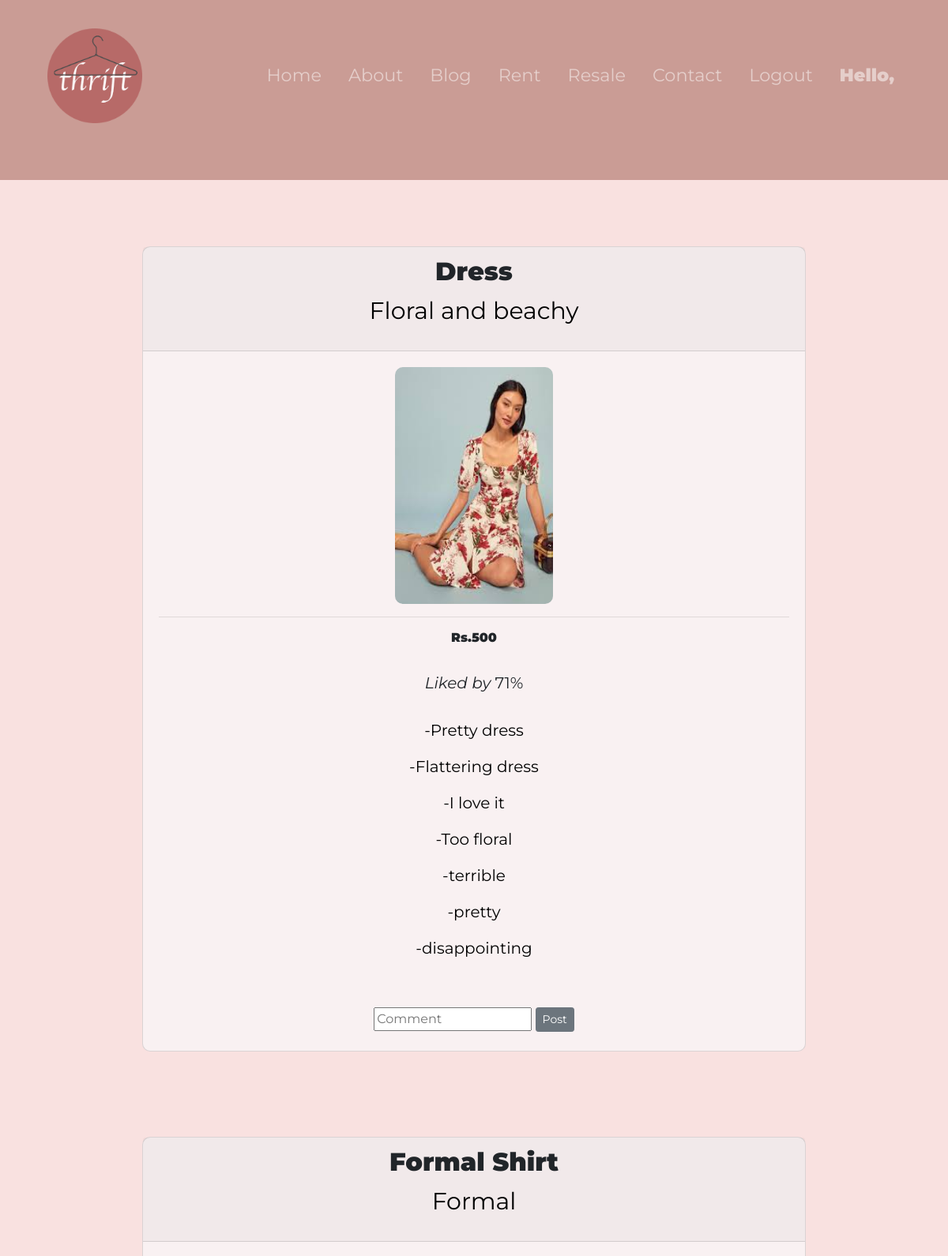
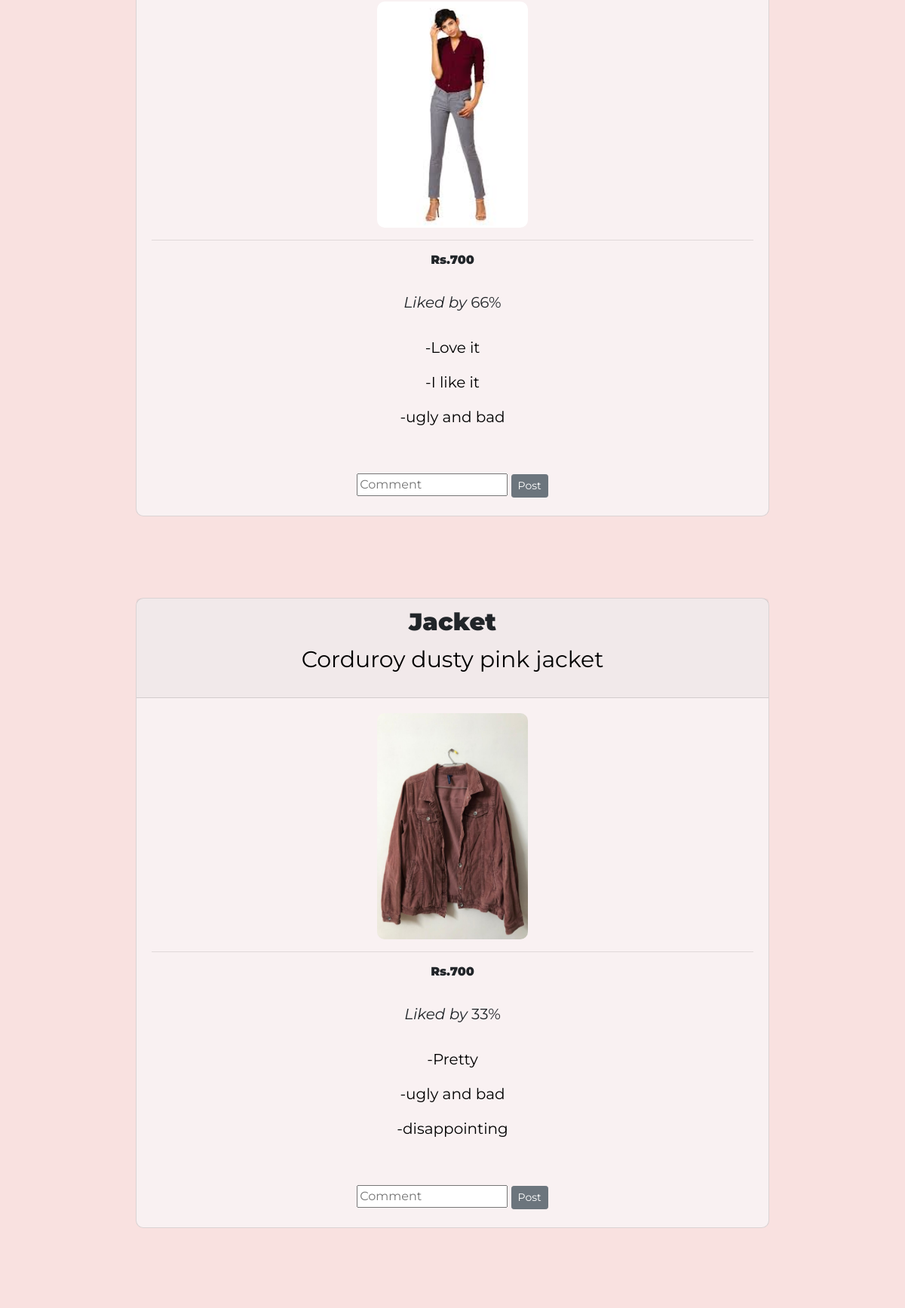
Screenshot of /blog/browse (signed in, upper part) with the database file from the repository (2 pictures, top to bottom).
### blog/models.py (models this page shows)
class Blog(models.Model):
    name = models.CharField(max_length=100)
    desc = models.CharField(max_length=200)
    img = models.ImageField(upload_to='blogpics')
    price = models.IntegerField()
    recommend = models.IntegerField()

class Comment(models.Model):
    blog_id = models.IntegerField()
    comment = models.CharField(max_length=200)
    review = models.IntegerField()

### blog/views.py (the view)
# urls.py: path('browse',views.browse, name='browse'),
def browse(request):
    if request.method == 'POST':
        comm=request.POST['comment']
        blog_id=request.POST['blog_id']
        model = pd.read_pickle(r'C:\Users\HP\Project\thrift\review\model_file.pkl')
        s=[]
        s.append(comm)
        result = model.predict(s)
        comment=Comment(blog_id=blog_id, comment=comm, review=result[0])
        comment.save()
        return redirect('browse')
    else:
        blogs = Blog.objects.all()
        comments = Comment.objects.all()
        for blog in blogs:
            temp=0
            count=0
            for comment in comments:
                if(comment.blog_id==blog.id):
                    temp=temp+comment.review
                    count=count+1
            if count!=0:
                ans=int((temp/count)*100)
            else:
                ans=0
            blog.recommend=ans
            blog.save()
        return render(request, "browseblog.html", {'blogs': blogs, 'comments':comments})

### templates/browseblog.html (shortened to what this page needs)
{% extends 'base.html' %}
{% block content %}
<section class="white-section" id="addblog">
    {% for blog in blogs %}
    <div class="container-fluid col-lg-12 pt-8 pb-0">
        <div class="card card-columns blog" style="background-color: #f9f1f2;">
            <div class="card-header blog-head">
                <h2>{{blog.name}}</h2>
                <p>{{blog.desc}}</p>
            </div>
            <div class="card-body">
                <img src="{{blog.img.url}}" alt="" width="200px" height="300px"><br>
                <hr>
                <h6>Rs.{{blog.price}}</h6><br>
                <div class="blog-comm">
                    <em>Liked by  </em> {{blog.recommend}}% <br><br>
                    {% for comment in comments %}
                    {% if comment.blog_id == blog.id %}
                    <p>-{{comment.comment}}</p>
                    {% endif %}
                    {% endfor %}
                </div><br>
            </div>
        <div>
            <form action="browse" method="POST">
                <input type="text" name="comment" placeholder="Comment">
                <button type="submit" class="btn btn-sm btn-secondary">Post</button>
                <br>
            </form>
            <br>
        </div></div><br>
    </div>
    {% endfor %}
</section>
{% endblock %}

### static/css/styles.css (style rules this page uses)
body { font-family: "Montserrat"; text-align: center; }
h1, h2, h3, h4, h5, h6 { font-family: "Montserrat"; font-weight: 900; }
p { font-family: "Montserrat"; color: #000; }
.container-fluid { padding: 7% 15%; }
.blog { background-color: #f9f1f2; border-radius: 10px; }
img { border-radius: 10px; }
.blog-comm { font-family: 'Montserrat', sans-serif; font-size: 20px; }
.blog-head { font-family: 'Montserrat', sans-serif; font-size: 30px; }
.white-section { background-color: #F9E1E0; }

### rows the page displays
Blog: name "Dress", desc "Floral and beachy", img (picture), price "500", recommend "71"
Comment: comment "Pretty dress"
Comment: comment "Flattering dress"
Comment: comment "I love it"
Comment: comment "Too floral"
Comment: comment "terrible"
Comment: comment "pretty"
Comment: comment "disappointing"
Blog: name "Formal Shirt", desc "Formal", img (picture), price "700", recommend "66"
Comment: comment "Love it"
Comment: comment "I like it"
Comment: comment "ugly and bad"
Blog: name "Jacket", desc "Corduroy dusty pink jacket", img (picture), price "700", recommend "33"
Comment: comment "Pretty"
Comment: comment "ugly and bad"
Comment: comment "disappointing"
